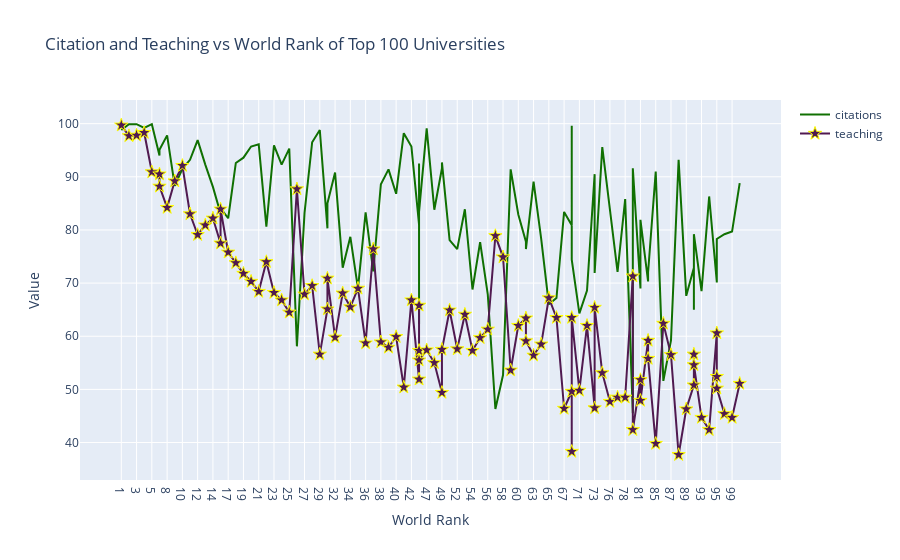

Source (notebook cell):
### Markdown cell above
Line Chart

A line chart is a type of graph commonly used to display values that change over time. It is particularly useful for showing trends, making comparisons, and making predictions based on changes over time.

Let’s create a line chart using the Plotly library. With this code snippet, we will generate a plot titled “Citation and Teaching vs World Rank of Top 100 Universities.” This plot will depict the relationship between world ranking (on the x-axis) and both citation count and teaching score (on the y-axis) for the top 100 universities. Each line will be displayed in a different color, and when hovering over any point, the name of the corresponding university will be displayed.
___

### Code cell
#plt.style.use("ggplot")
# Creating trace 1

trace1 = go.Scatter(
                    x = df.world_rank,
                    y = df.citations,
                    mode = "lines",    # Determines the drawing mode for this scatter trace. 
                                       # If "mode=text", the text elements appear at the coordinates. 
                                       # Otherwise, the text elements appear on hover. 
                                       # If there are fewer than 20 points and the trace is not stacked, the default is "lines+markers". Otherwise, "lines".
                    name = "citations",
                    marker = dict(color = "rgb(16, 112, 2)"), # {"color" : "rgb(16, 112, 2)"}
                    text = df.university_name)

# Creating trace 2
trace2 = go.Scatter(
                    x = df.world_rank,
                    y = df.teaching,
                    mode = "lines + markers",
                    name = "teaching",
                    marker = dict(color = "rgb(80,26,80)",
                                  size = 10,
                                  symbol = "star",
                                  line = dict(
                                         color = "yellow",
                                         width = 1),),
                    text = df.university_name)

data = [trace1, trace2]

layout = dict(title = "Citation and Teaching vs World Rank of Top 100 Universities",  # Think of this as the axes configuration
              xaxis = dict(title = "World Rank", ticklen = 5, tickcolor = "crimson", zeroline = False),
              yaxis = dict(title = "Value", ticklen = 5, tickcolor = "crimson", zeroline = False))

fig = dict(data = data, layout = layout)  # We pass the graph variables and layout parameters as a dictionary to the figure object
iplot(fig)                                # We plot the figure using iplot(fig)

### Figure 1 — Plotly figure (JSON) as saved in the notebook; plotly's stock layout.template omitted (floating-point values rounded to 4 significant figures)
{"data": [{"marker": {"color": "rgb(16, 112, 2)"}, "mode": "lines", "name": "citations", "text": ["Harvard University", "California Institute of Technology", "Massachusetts Institute of Technology", "Stanford University", "Princeton University", "University of Cambridge", "University of Oxford", "University of California, Berkeley", "Imperial College London", "Yale University", "University of California, Los Angeles", "University of Chicago", "Johns Hopkins University", "Cornell University", "ETH Zurich – Swiss Federal Institute of Technology Zurich", "University of Michigan", "University of Toronto", "Columbia University", "University of Pennsylvania", "Carnegie Mellon University", "University of Hong Kong", "University College London", "University of Washington", "Duke University", "Northwestern University", "University of Tokyo", "Georgia Institute of Technology", "Pohang University of Science and Technology", "University of California, Santa Barbara", "University of British Columbia", "University of North Carolina at Chapel Hill", "University of California, San Diego", "University of Illinois at Urbana-Champaign", "National University of Singapore", "McGill University", "University of Melbourne", "Peking University", "Washington University in St Louis", "École Polytechnique", "University of Edinburgh", "Hong Kong University of Science and Technology", "École Normale Supérieure", "Australian National University", "Karolinska Institute", "University of Göttingen", "University of Wisconsin", "Rice University", "École Polytechnique Fédérale de Lausanne", "University of California, Irvine", "University of Science and Technology of China", "Vanderbilt University", "University of Minnesota", "Tufts University", "University of California, Davis", "Brown University", "University of Massachusetts", "Kyoto University", "Tsinghua University", "Boston University", "New York University", "Emory University", "LMU Munich", "University of Notre Dame", "University of Pittsburgh", "Case Western Reserve University", "Ohio State University", "University of Colorado Boulder", "University of Bristol", "University of California, Santa Cruz", "Yeshiva University", "University of Sydney", "University of Virginia", "University of Adelaide", "University of Southern California", "William & Mary", "Trinity College Dublin", "King’s College London", "Stony Brook University", "Korea Advanced Institute of Science and Technology (KAIST)", "University of Sussex", "The University of Queensland", "University of York", "Heidelberg University", "University of Utah", "Durham University", "London School of Economics and Political Science", "University of Manchester", "Royal Holloway, University of London", "Lund University", "University of Southampton", "University of Zurich", "Wake Forest University", "McMaster University", "University College Dublin", "George Washington University", "University of Arizona", "University of Basel", "University of Maryland, College Park", "Dartmouth College", "École Normale Supérieure de Lyon"], "type": "scatter", "x": ["1", "2", "3", "4", "5", "6", "6", "8", "9", "10", "11", "12", "13", "14", "15", "15", "17", "18", "19", "20", "21", "22", "23", "24", "25", "26", "27", "28", "29", "30", "30", "32", "33", "34", "35", "36", "37", "38", "39", "40", "41", "42", "43", "43", "43", "43", "47", "48", "49", "49", "51", "52", "53", "54", "55", "56", "57", "58", "59", "60", "61", "61", "63", "64", "65", "66", "67", "68", "68", "68", "71", "72", "73", "73", "75", "76", "77", "78", "79", "79", "81", "81", "83", "83", "85", "86", "87", "88", "89", "90", "90", "90", "93", "94", "95", "95", "95", "98", "99", "100"], "y": [98.8, 99.9, 99.9, 99.2, 99.9, 94, 95.1, 97.8, 88.3, 91.5, 93.2, 96.9, 92.3, 88.1, 83.1, 84.1, 82.2, 92.6, 93.6, 95.7, 96.1, 80.6, 95.9, 92.3, 95.3, 58.1, 83.2, 96.5, 98.8, 80.3, 85, 90.8, 72.9, 78.7, 69, 83.3, 72.2, 88.6, 91.4, 86.8, 98.2, 95.7, 81, 62.3, 92.5, 83.4, 99.1, 83.8, 91.6, 92.7, 78.1, 76.4, 83.9, 68.8, 77.7, 67.9, 46.3, 52.7, 91.4, 82.9, 77.8, 76.4, 89.1, 78.3, 66, 67.2, 83.4, 80.9, 99.6, 74.4, 64.3, 68.6, 90.5, 71.9, 95.6, 84.4, 72.1, 85.8, 45.5, 91.6, 69, 81.9, 70.3, 72, 91, 51.6, 59.2, 93.2, 67.6, 72.9, 65, 79.2, 68.5, 86.3, 70.2, 70.1, 78.3, 79.2, 79.7, 88.8]}, {"marker": {"color": "rgb(80,26,80)", "line": {"color": "yellow", "width": 1}, "size": 10, "symbol": "star"}, "mode": "lines+markers", "name": "teaching", "text": ["Harvard University", "California Institute of Technology", "Massachusetts Institute of Technology", "Stanford University", "Princeton University", "University of Cambridge", "University of Oxford", "University of California, Berkeley", "Imperial College London", "Yale University", "University of California, Los Angeles", "University of Chicago", "Johns Hopkins University", "Cornell University", "ETH Zurich – Swiss Federal Institute of Technology Zurich", "University of Michigan", "University of Toronto", "Columbia University", "University of Pennsylvania", "Carnegie Mellon University", "University of Hong Kong", "University College London", "University of Washington", "Duke University", "Northwestern University", "University of Tokyo", "Georgia Institute of Technology", "Pohang University of Science and Technology", "University of California, Santa Barbara", "University of British Columbia", "University of North Carolina at Chapel Hill", "University of California, San Diego", "University of Illinois at Urbana-Champaign", "National University of Singapore", "McGill University", "University of Melbourne", "Peking University", "Washington University in St Louis", "École Polytechnique", "University of Edinburgh", "Hong Kong University of Science and Technology", "École Normale Supérieure", "Australian National University", "Karolinska Institute", "University of Göttingen", "University of Wisconsin", "Rice University", "École Polytechnique Fédérale de Lausanne", "University of California, Irvine", "University of Science and Technology of China", "Vanderbilt University", "University of Minnesota", "Tufts University", "University of California, Davis", "Brown University", "University of Massachusetts", "Kyoto University", "Tsinghua University", "Boston University", "New York University", "Emory University", "LMU Munich", "University of Notre Dame", "University of Pittsburgh", "Case Western Reserve University", "Ohio State University", "University of Colorado Boulder", "University of Bristol", "University of California, Santa Cruz", "Yeshiva University", "University of Sydney", "University of Virginia", "University of Adelaide", "University of Southern California", "William & Mary", "Trinity College Dublin", "King’s College London", "Stony Brook University", "Korea Advanced Institute of Science and Technology (KAIST)", "University of Sussex", "The University of Queensland", "University of York", "Heidelberg University", "University of Utah", "Durham University", "London School of Economics and Political Science", "University of Manchester", "Royal Holloway, University of London", "Lund University", "University of Southampton", "University of Zurich", "Wake Forest University", "McMaster University", "University College Dublin", "George Washington University", "University of Arizona", "University of Basel", "University of Maryland, College Park", "Dartmouth College", "École Normale Supérieure de Lyon"], "type": "scatter", "x": ["1", "2", "3", "4", "5", "6", "6", "8", "9", "10", "11", "12", "13", "14", "15", "15", "17", "18", "19", "20", "21", "22", "23", "24", "25", "26", "27", "28", "29", "30", "30", "32", "33", "34", "35", "36", "37", "38", "39", "40", "41", "42", "43", "43", "43", "43", "47", "48", "49", "49", "51", "52", "53", "54", "55", "56", "57", "58", "59", "60", "61", "61", "63", "64", "65", "66", "67", "68", "68", "68", "71", "72", "73", "73", "75", "76", "77", "78", "79", "79", "81", "81", "83", "83", "85", "86", "87", "88", "89", "90", "90", "90", "93", "94", "95", "95", "95", "98", "99", "100"], "y": [99.7, 97.7, 97.8, 98.3, 90.9, 90.5, 88.2, 84.2, 89.2, 92.1, 83, 79.1, 80.9, 82.2, 77.5, 83.9, 75.8, 73.8, 71.8, 70.3, 68.4, 74, 68.2, 66.8, 64.5, 87.7, 67.9, 69.5, 56.6, 65.1, 70.9, 59.8, 68.1, 65.5, 69, 58.7, 76.4, 58.9, 57.9, 59.9, 50.4, 66.8, 51.9, 65.8, 57.3, 55.5, 57.4, 55, 49.4, 57.5, 64.9, 57.6, 64.1, 57.3, 59.7, 61.3, 78.9, 74.9, 53.6, 62, 63.4, 59.1, 56.4, 58.5, 67.2, 63.5, 46.4, 49.6, 38.3, 63.5, 49.8, 62, 46.5, 65.4, 53.1, 47.7, 48.5, 48.5, 71.3, 42.4, 51.8, 47.9, 59.2, 55.8, 39.8, 62.4, 56.5, 37.7, 46.3, 50.8, 56.6, 54.6, 44.7, 42.4, 60.6, 52.4, 50.2, 45.4, 44.7, 51.1]}], "layout": {"title": {"text": "Citation and Teaching vs World Rank of Top 100 Universities"}, "xaxis": {"tickcolor": "crimson", "ticklen": 5, "title": {"text": "World Rank"}, "zeroline": false}, "yaxis": {"tickcolor": "crimson", "ticklen": 5, "title": {"text": "Value"}, "zeroline": false}}}
